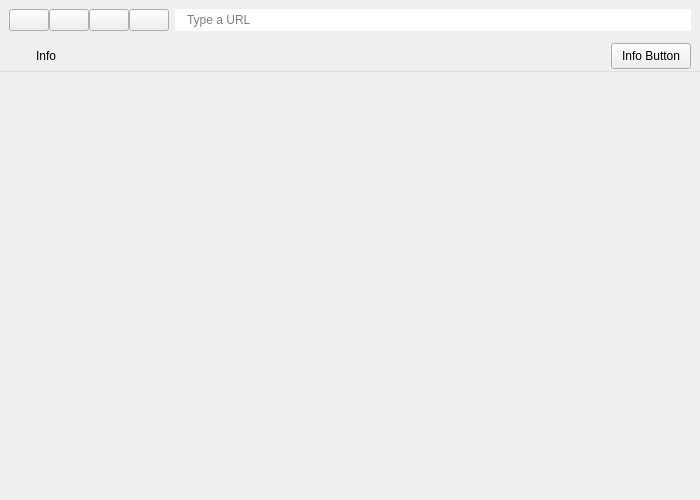
<?xml version="1.0" encoding="UTF-8"?>
<ui version="4.0">
 <class>Form</class>
 <widget class="QWidget" name="Form">
  <property name="geometry">
   <rect>
    <x>0</x>
    <y>0</y>
    <width>700</width>
    <height>500</height>
   </rect>
  </property>
  <property name="locale">
   <locale language="English" country="UnitedStates"/>
  </property>
  <layout class="QVBoxLayout" name="FormLayout">
   <property name="spacing">
    <number>0</number>
   </property>
   <property name="leftMargin">
    <number>0</number>
   </property>
   <property name="topMargin">
    <number>0</number>
   </property>
   <property name="rightMargin">
    <number>0</number>
   </property>
   <property name="bottomMargin">
    <number>0</number>
   </property>
   <item>
    <widget class="QWidget" name="headArea" native="true">
     <property name="sizePolicy">
      <sizepolicy hsizetype="Preferred" vsizetype="Fixed">
       <horstretch>0</horstretch>
       <verstretch>0</verstretch>
      </sizepolicy>
     </property>
     <property name="styleSheet">
      <string notr="true">#headArea {
	border-bottom: 1px solid #e1e1e1;
}</string>
     </property>
     <layout class="QVBoxLayout" name="headAreaLayout">
      <property name="spacing">
       <number>0</number>
      </property>
      <property name="leftMargin">
       <number>0</number>
      </property>
      <property name="topMargin">
       <number>0</number>
      </property>
      <property name="rightMargin">
       <number>0</number>
      </property>
      <property name="bottomMargin">
       <number>0</number>
      </property>
      <item>
       <widget class="QWidget" name="controlArea" native="true">
        <property name="sizePolicy">
         <sizepolicy hsizetype="Preferred" vsizetype="Fixed">
          <horstretch>0</horstretch>
          <verstretch>0</verstretch>
         </sizepolicy>
        </property>
        <layout class="QHBoxLayout" name="controlAreaLayout">
         <item>
          <widget class="QWidget" name="controlButtonArea" native="true">
           <property name="sizePolicy">
            <sizepolicy hsizetype="Fixed" vsizetype="Preferred">
             <horstretch>0</horstretch>
             <verstretch>0</verstretch>
            </sizepolicy>
           </property>
           <property name="styleSheet">
            <string notr="true">#controlButtonArea &gt; QPushButton {
	padding: 3px;
    background-color: transparent;
    border: 1px solid transparent;
    border-radius: 4px;
}

#controlButtonArea &gt; QPushButton:hover {
    background-color: rgba(255, 255, 255, 0.2);
    border: 1px solid #cccccc;
}

#controlButtonArea &gt; QPushButton:pressed {
    background-color: rgba(255, 255, 255, 0.35);
    border: 1px solid #aaaaaa;
}</string>
           </property>
           <layout class="QHBoxLayout" name="controlButtonAreaLayout">
            <property name="spacing">
             <number>0</number>
            </property>
            <property name="leftMargin">
             <number>0</number>
            </property>
            <property name="topMargin">
             <number>0</number>
            </property>
            <property name="rightMargin">
             <number>0</number>
            </property>
            <property name="bottomMargin">
             <number>0</number>
            </property>
            <item>
             <widget class="QPushButton" name="backButton">
              <property name="sizePolicy">
               <sizepolicy hsizetype="Fixed" vsizetype="Fixed">
                <horstretch>0</horstretch>
                <verstretch>0</verstretch>
               </sizepolicy>
              </property>
              <property name="toolTip">
               <string>Back</string>
              </property>
              <property name="icon">
               <iconset>
                <normaloff>../icons/light/back.svg</normaloff>../icons/light/back.svg</iconset>
              </property>
              <property name="iconSize">
               <size>
                <width>32</width>
                <height>24</height>
               </size>
              </property>
             </widget>
            </item>
            <item>
             <widget class="QPushButton" name="forwardButton">
              <property name="sizePolicy">
               <sizepolicy hsizetype="Fixed" vsizetype="Fixed">
                <horstretch>0</horstretch>
                <verstretch>0</verstretch>
               </sizepolicy>
              </property>
              <property name="toolTip">
               <string>Forward</string>
              </property>
              <property name="icon">
               <iconset>
                <normaloff>../icons/light/forward.svg</normaloff>../icons/light/forward.svg</iconset>
              </property>
              <property name="iconSize">
               <size>
                <width>32</width>
                <height>24</height>
               </size>
              </property>
             </widget>
            </item>
            <item>
             <widget class="QPushButton" name="reloadButton">
              <property name="sizePolicy">
               <sizepolicy hsizetype="Fixed" vsizetype="Fixed">
                <horstretch>0</horstretch>
                <verstretch>0</verstretch>
               </sizepolicy>
              </property>
              <property name="toolTip">
               <string>Reload</string>
              </property>
              <property name="icon">
               <iconset>
                <normaloff>../icons/light/reload.svg</normaloff>../icons/light/reload.svg</iconset>
              </property>
              <property name="iconSize">
               <size>
                <width>32</width>
                <height>24</height>
               </size>
              </property>
             </widget>
            </item>
            <item>
             <widget class="QPushButton" name="stopLoadingButton">
              <property name="sizePolicy">
               <sizepolicy hsizetype="Fixed" vsizetype="Fixed">
                <horstretch>0</horstretch>
                <verstretch>0</verstretch>
               </sizepolicy>
              </property>
              <property name="toolTip">
               <string>Stop Loading</string>
              </property>
              <property name="icon">
               <iconset>
                <normaloff>../icons/light/cancel.svg</normaloff>../icons/light/cancel.svg</iconset>
              </property>
              <property name="iconSize">
               <size>
                <width>32</width>
                <height>24</height>
               </size>
              </property>
             </widget>
            </item>
           </layout>
          </widget>
         </item>
         <item>
          <widget class="QLineEdit" name="urlEdit">
           <property name="sizePolicy">
            <sizepolicy hsizetype="Ignored" vsizetype="Preferred">
             <horstretch>0</horstretch>
             <verstretch>0</verstretch>
            </sizepolicy>
           </property>
           <property name="styleSheet">
            <string notr="true">padding-left: 10px;
padding-right: 10px;</string>
           </property>
           <property name="frame">
            <bool>false</bool>
           </property>
           <property name="placeholderText">
            <string>Type a URL</string>
           </property>
           <property name="clearButtonEnabled">
            <bool>true</bool>
           </property>
          </widget>
         </item>
        </layout>
       </widget>
      </item>
      <item>
       <widget class="QWidget" name="infoArea" native="true">
        <property name="sizePolicy">
         <sizepolicy hsizetype="Preferred" vsizetype="Fixed">
          <horstretch>0</horstretch>
          <verstretch>0</verstretch>
         </sizepolicy>
        </property>
        <layout class="QHBoxLayout" name="infoAreaLayout">
         <property name="leftMargin">
          <number>9</number>
         </property>
         <property name="topMargin">
          <number>3</number>
         </property>
         <property name="rightMargin">
          <number>9</number>
         </property>
         <property name="bottomMargin">
          <number>3</number>
         </property>
         <item>
          <widget class="QWidget" name="infoLabelArea" native="true">
           <layout class="QHBoxLayout" name="infoLabelAreaLayout">
            <property name="leftMargin">
             <number>3</number>
            </property>
            <property name="topMargin">
             <number>4</number>
            </property>
            <property name="rightMargin">
             <number>3</number>
            </property>
            <property name="bottomMargin">
             <number>4</number>
            </property>
            <item>
             <widget class="QLabel" name="infoIcon">
              <property name="sizePolicy">
               <sizepolicy hsizetype="Fixed" vsizetype="Fixed">
                <horstretch>0</horstretch>
                <verstretch>0</verstretch>
               </sizepolicy>
              </property>
              <property name="minimumSize">
               <size>
                <width>18</width>
                <height>18</height>
               </size>
              </property>
              <property name="maximumSize">
               <size>
                <width>18</width>
                <height>18</height>
               </size>
              </property>
              <property name="pixmap">
               <pixmap>../icons/light/info.svg</pixmap>
              </property>
              <property name="scaledContents">
               <bool>true</bool>
              </property>
              <property name="alignment">
               <set>Qt::AlignCenter</set>
              </property>
             </widget>
            </item>
            <item>
             <widget class="QLabel" name="infoLabel">
              <property name="minimumSize">
               <size>
                <width>0</width>
                <height>18</height>
               </size>
              </property>
              <property name="text">
               <string>Info</string>
              </property>
             </widget>
            </item>
           </layout>
          </widget>
         </item>
         <item>
          <widget class="QPushButton" name="infoButton">
           <property name="sizePolicy">
            <sizepolicy hsizetype="Fixed" vsizetype="Ignored">
             <horstretch>0</horstretch>
             <verstretch>0</verstretch>
            </sizepolicy>
           </property>
           <property name="text">
            <string>Info Button</string>
           </property>
          </widget>
         </item>
        </layout>
       </widget>
      </item>
     </layout>
    </widget>
   </item>
   <item>
    <widget class="QWidget" name="webView" native="true">
     <layout class="QVBoxLayout" name="webViewLayout">
      <property name="leftMargin">
       <number>0</number>
      </property>
      <property name="topMargin">
       <number>0</number>
      </property>
      <property name="rightMargin">
       <number>0</number>
      </property>
      <property name="bottomMargin">
       <number>0</number>
      </property>
     </layout>
    </widget>
   </item>
  </layout>
 </widget>
 <resources/>
 <connections/>
</ui>
